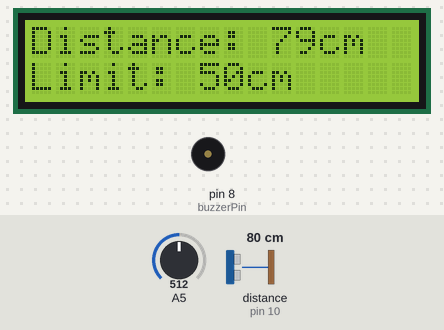
Simulated run of this sketch. Board: Arduino Uno, built with avr-gcc and run on an emulated ATmega328P. On the bench: 16×2 character LCD, buzzer (waves = sounding). Wiring (inferred from the names in the program): ultrasonic range finder: trigger pin 9; echo pin 10. Inputs (shaded band) come from the test bench; at power-on: distance to the obstacle (sensor on pin 10) 80 cm, A5 = 512. The echo pulse lasts 58.3 µs per cm.

Above: at 1.2 s.
1.3 s: distance to the obstacle (sensor on pin 10) set to 2 cm
At 1.64 s:
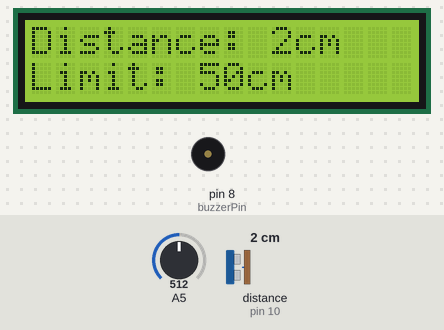
3.8 s: distance to the obstacle (sensor on pin 10) set to 60 cm
At 3.87 s:
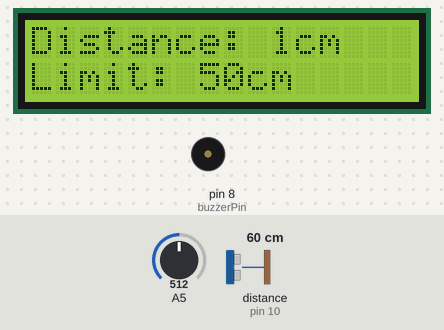
6.8 s: A5 set to 112
At 7.13 s:
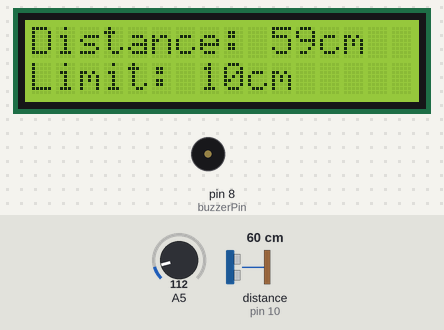
8.5 s: A5 set to 93
At 8.76 s:
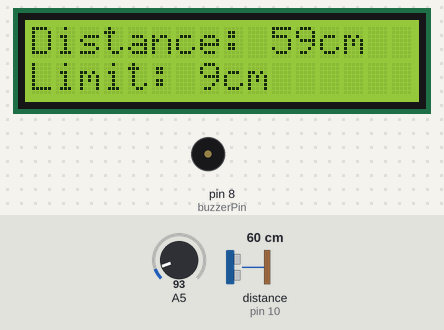
10.1 s: distance to the obstacle (sensor on pin 10) set to 11 cm
At 10.38 s:
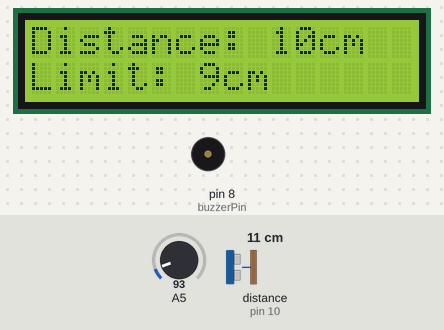
11.7 s: distance to the obstacle (sensor on pin 10) set to 8 cm
At 12.12 s:
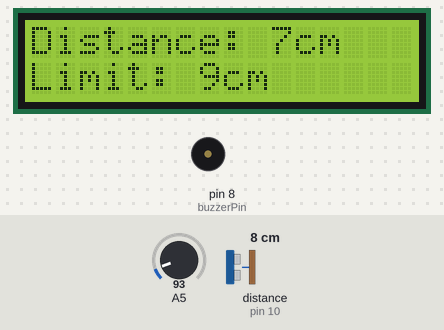
Timing chart, 0 to 14.4 s (numbered marks = the images above; inputs shaded):
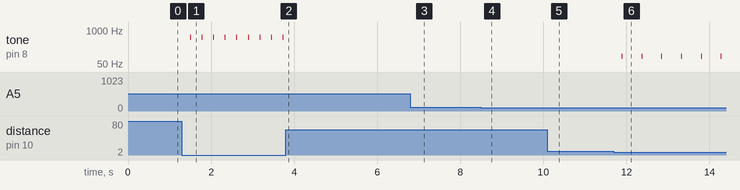

Measured:
- the behaviour switches between 10 and 9 cm on distance to the obstacle (sensor on pin 10) (found by bisection; images 5 and 6)
- after the input at 1.3 s, tone on pin 8 (buzzerPin): alternates 528 Hz for 0.03 s and silent for 0.25 s, starting after 0.20 s
- after the input at 3.8 s, tone on pin 8 (buzzerPin): stops changing and stays silent
- after the input at 6.8 s, the display: first differs from a run without the input after 0.24 s (image 3)
- after the input at 8.5 s, the display: first differs from a run without the input after 0.17 s (image 4)
- after the input at 10.1 s, the display: first differs from a run without the input after 0.19 s (image 5)
- after the input at 11.7 s, tone on pin 8 (buzzerPin): alternates 100 Hz for 0.03 s and silent for 0.45 s, starting after 0.19 s

The sketch:

proximityAlert.ino
```cpp
#include <Wire.h>
#include <LiquidCrystal_I2C.h>  // Biblioteca utilizada para fazer a comunicação com o display 16x2

#define col 16     // Define o numero de colunas do display
#define lin 2      // Define o numero de linhas do display
#define ende 0x3F  // Endereço do display

LiquidCrystal_I2C lcd(ende, col, lin);  // Chamada da função LiquidCrystal para ser usada com o I2C

// Define os pinos do sensor ultrassônico e do buzzer
const int triggerPin = 9;
const int echoPin = 10;
const int buzzerPin = 8;

// Define os pinos dos botões que vao incrementar e decrementar a distância.

// Variáveis para armazenar o tempo de ida e volta do ultrassom
long duration;
int distance;

// Distância limite para acionar o buzzer.
int limit_distance = 10;

void setup() {

  Serial.begin(9600);

  // Define os pinos como saída ou entrada
  pinMode(triggerPin, OUTPUT);
  pinMode(echoPin, INPUT);
  pinMode(buzzerPin, OUTPUT);

  // Desliga o buzzer no início
  digitalWrite(buzzerPin, LOW);

  // Configuração inicial do display.
  lcd.init();       // Inicia a comunicação com o display
  lcd.backlight();  // Liga a luz do display
  lcd.clear();      // Limpa a tela do display
}

void loop() {
  // Aciona um pulso no pino Trigger do sensor ultrassônico
  digitalWrite(triggerPin, LOW);
  delayMicroseconds(2);
  digitalWrite(triggerPin, HIGH);
  delayMicroseconds(10);
  digitalWrite(triggerPin, LOW);

  // Mede a duração do pulso.
  duration = pulseIn(echoPin, HIGH);

  // Calcula a distância em centímetros
  distance = duration * 0.034 / 2;

  // Lê o valor do potenciômetro e o usa como o novo valor de limit_distance
  int potValue = analogRead(A5);
  limit_distance = map(potValue, 0, 1023, 0, 100);

  ShowDisplay(distance, limit_distance);

  TriggerBuzzerBasedOnDistance(distance, limit_distance);

  delay(200);
  lcd.clear();
}

// Monta o display do LCD:
// Exemplo:
// Distance: 120cm
// Limit: 50cm
void ShowDisplay(int distance, int limit_distance) {
  lcd.setBacklight(HIGH);
  lcd.setCursor(0, 0);
  lcd.print("Distance: ");
  lcd.print(distance);
  lcd.print("cm");
  lcd.setCursor(0, 1);
  lcd.print("Limit: ");
  lcd.print(limit_distance);
  lcd.print("cm");
}

// Aciona o Buzzer se baseando em um valor de distância.
// Dependendo da distância seta um numero de bips diferentes.
void TriggerBuzzerBasedOnDistance(int distance, int limit_distance) {
  // De acordo com a distância muda a frequência dos bips.
  int num_bips = 0;
  if (distance < limit_distance) {
    int frequency = 528;
    if (distance < limit_distance / 4) {
      num_bips = 1;
    }
    else if (distance < limit_distance / 2) {
      num_bips = 3;
      frequency = 392;
    }
    else {
      num_bips = 5;
      frequency = 100;
    }
      tone(buzzerPin, frequency);
  }
  else {
    noTone(buzzerPin);
  }

  // Emite o som com base no número de bips
  for (int i = 0; i < num_bips; i++) {
    delay(25);
    noTone(buzzerPin);
    delay(25);
  }
}
```
